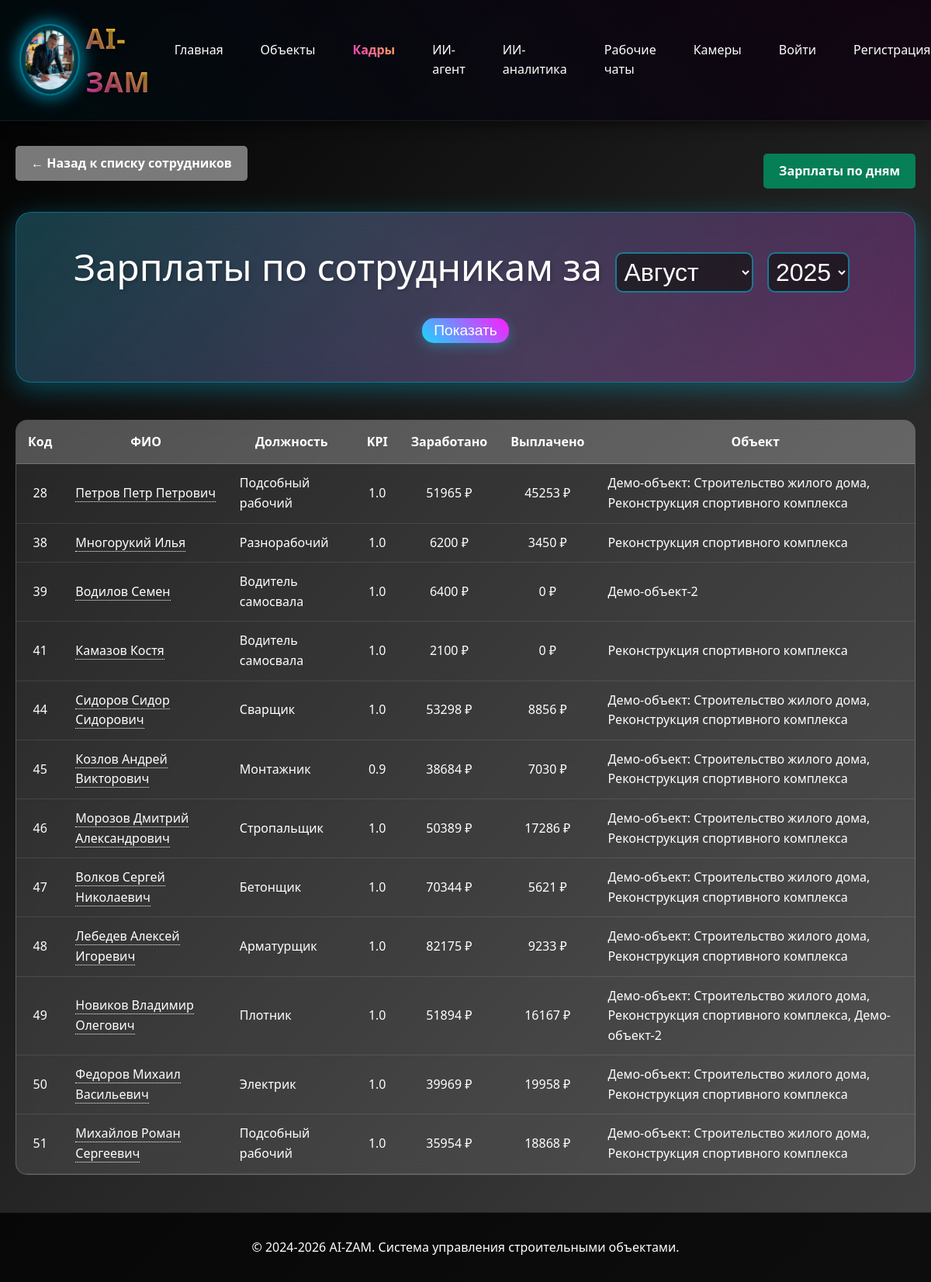
/sotrudniki/salaries/, run on the app's committed database.
### sotrudniki/models.py (models this page shows, shortened)
class Sotrudnik(models.Model):
    POL_CHOICES = [
        ('мужской', 'Мужской'),
        ('женский', 'Женский'),
    ]
    organizaciya = models.ForeignKey(
        Organizaciya,
        on_delete=models.CASCADE,
        verbose_name="Организация",
        related_name="sotrudniki",
        null=True,
        blank=True
    )
    fio = models.CharField(max_length=300, verbose_name="ФИО")
    data_rozhdeniya = models.DateField(verbose_name="Дата рождения")
    pol = models.CharField(
        max_length=10,
        choices=POL_CHOICES,
        verbose_name="Пол",
        null=True,
        blank=True
    )
    razmer_odezhdy = models.CharField(
        max_length=10,
        default="50-52",
        verbose_name="Размер одежды"
    )
    razmer_obuvi = models.CharField(
        max_length=5,
        default="43",
        verbose_name="Размер обуви"
    )
    razmer_golovnogo_ubora = models.CharField(
        max_length=5,
        default="55",
        verbose_name="Размер головного убора"
    )
    specialnost = models.ForeignKey(
        Specialnost,
        on_delete=models.SET_NULL,
        null=True,
        blank=True,
        verbose_name="Специальность"
    )
    podrazdelenie = models.ForeignKey(
        Podrazdelenie,
        on_delete=models.SET_NULL,
        null=True,
        blank=True,
        verbose_name="Подразделение"
    )
    data_priema = models.DateField(verbose_name="Дата приема")
    data_nachala_raboty = models.DateField(verbose_name="Дата начала работы")
    bazovoe_obuchenie = models.BooleanField(default=True, verbose_name="Базовое обучение")
    obuchenie_na_predpriyatii = models.BooleanField(default=True, verbose_name="Обучение на предприятии")
    med_osvidetelstvovanie = models.BooleanField(default=True, verbose_name="Мед.освидетельствование")
    dopusk_k_rabote = models.BooleanField(default=True, verbose_name="Допуск к работе")
    stazhirovka = models.BooleanField(default=True, verbose_name="Стажировка")
    siz = models.BooleanField(default=True, verbose_name="СИЗ")
    class Meta:
        verbose_name = "Сотрудник"
        verbose_name_plural = "Сотрудники"

class Specialnost(models.Model):
    nazvanie = models.CharField(max_length=200, verbose_name="Название специальности")
    kategoriya = models.CharField(max_length=200, verbose_name="Категория", null=True, blank=True)
    class Meta:
        verbose_name = "Специальность"
        verbose_name_plural = "Специальности"
    def __str__(self):
        return self.nazvanie

### object/models.py (models this page shows, shortened)
class Objekt(models.Model):
    STATUS_CHOICES = [
        ('планируется', 'Планируется'),
        ('в работе', 'В работе'),
        ('завершён', 'Завершён'),
    ]
    nazvanie = models.CharField(max_length=255, verbose_name="Название")
    organizacii = models.ManyToManyField(
        'sotrudniki.Organizaciya',
        verbose_name="Организации",
        blank=True,
        related_name="objekty"
    )
    otvetstvennyj = models.CharField(max_length=255, default="Иванов Иван Иванович", verbose_name="Ответственный")
    data_nachala = models.DateField(verbose_name="Дата начала")
    data_plan_zaversheniya = models.DateField(verbose_name="Дата план завершения")
    data_fakt_zaversheniya = models.DateField(null=True, blank=True, verbose_name="Дата факт завершения")
    status = models.CharField(max_length=20, choices=STATUS_CHOICES, default='планируется', verbose_name="Статус")
    is_active = models.BooleanField(default=True, verbose_name="Активный")
    sotrudniki = models.ManyToManyField(
        'sotrudniki.Sotrudnik',
        verbose_name="Сотрудники",
        blank=True,
        related_name="objekty_work",
        help_text="Сотрудники, работающие на данном объекте"
    )
    chat_id = models.CharField(max_length=255, null=True, blank=True, verbose_name="ID чата")
    demo = models.BooleanField(default=False, verbose_name="Демо")
    class Meta:
        verbose_name = "Объект"
        verbose_name_plural = "Объекты"
        db_table = 'objekt'

### sotrudniki/views.py (the view)
# urls.py: path('salaries/', views.salaries_list, name='salaries_list'),
def salaries_list(request):
    from datetime import datetime
    from object.models import ResursyPoObjektu, Resurs, UserProfile, Objekt
    from django.db.models import Q
    current_date = datetime.now()
    year = request.GET.get('year', str(current_date.year))
    month = request.GET.get('month', str(current_date.month))
    sort_by = request.GET.get('sort', '')
    order = request.GET.get('order', 'desc')
    if request.user.is_authenticated:
        user_profile, created = UserProfile.objects.get_or_create(user=request.user)
        user_organizations = user_profile.organizations.all()
        user_objects = Objekt.objects.filter(
            Q(organizacii__in=user_organizations) | Q(otvetstvennyj__icontains=request.user.get_full_name()),
            is_active=True
        ).distinct()
        sotrudniki_with_salary = Sotrudnik.objects.filter(
            sotrudnikizarplaty__data__year=year,
            sotrudnikizarplaty__data__month=month,
            sotrudnikizarplaty__objekt__in=user_objects
        ).select_related('specialnost').distinct()
    else:
        from django.db.models import Q
        demo_objects = Objekt.objects.filter(demo=True, is_active=True)
        demo_organizations = Organizaciya.objects.filter(demo=True, is_active=True)
        sotrudniki_with_salary = Sotrudnik.objects.filter(
            Q(sotrudnikizarplaty__objekt__in=demo_objects) | Q(organizaciya__in=demo_organizations),
            sotrudnikizarplaty__data__year=year,
            sotrudnikizarplaty__data__month=month
        ).select_related('specialnost').distinct()
    salaries_data = []
    for sotrudnik in sotrudniki_with_salary:
        zarplaty = SotrudnikiZarplaty.objects.filter(
            sotrudnik=sotrudnik,
            data__year=year,
            data__month=month
        ).select_related('objekt')
        zarabotano = 0
        vyplacheno = 0
        avg_kpi = 0
        objekty_list = []
        for zp in zarplaty:
            stavka = 0
            if sotrudnik.specialnost:
                resurs = Resurs.objects.filter(
                    naimenovanie__icontains=sotrudnik.specialnost.nazvanie,
                    edinica_izmereniya='час'
                ).first()
                if resurs:
                    resurs_po_objektu = ResursyPoObjektu.objects.filter(
                        objekt=zp.objekt,
                        resurs=resurs
                    ).first()
                    if resurs_po_objektu:
                        stavka = float(resurs_po_objektu.cena)
            summa = float(zp.kolichestvo_chasov) * float(zp.kpi) * stavka
            zarabotano += summa
            avg_kpi += float(zp.kpi)
            if zp.objekt.nazvanie not in objekty_list:
                objekty_list.append(zp.objekt.nazvanie)
            if zp.vydano:
                vyplacheno += summa
        avg_kpi = avg_kpi / len(zarplaty) if zarplaty else 0
        salaries_data.append({
            'sotrudnik': sotrudnik,
            'zarabotano': int(zarabotano),
            'vyplacheno': int(vyplacheno),
            'avg_kpi': round(avg_kpi, 1),
            'objekty': ', '.join(objekty_list)
        })
    if sort_by == 'zarabotano':
        salaries_data.sort(key=lambda x: x['zarabotano'], reverse=(order == 'desc'))
    elif sort_by == 'vyplacheno':
        salaries_data.sort(key=lambda x: x['vyplacheno'], reverse=(order == 'desc'))
    month_names_ru = {
        1: 'Январь', 2: 'Февраль', 3: 'Март', 4: 'Апрель',
        5: 'Май', 6: 'Июнь', 7: 'Июль', 8: 'Август',
        9: 'Сентябрь', 10: 'Октябрь', 11: 'Ноябрь', 12: 'Декабрь'
    }
    month_int = int(month)
    month_name_ru = month_names_ru.get(month_int, '')
    context = {
        'salaries_data': salaries_data,
        'year': year,
        'month': month,
        'month_name': f"{month_name_ru} {year}"
    }
    return render(request, 'sotrudniki/salaries_list.html', context)

### sotrudniki/templates/sotrudniki/salaries_list.html (shortened to what this page needs)
{% extends 'base/base.html' %}
{% block content %}
<div style="margin-bottom: 20px; display: flex; justify-content: space-between; align-items: center;">
    <a href="/sotrudniki/?podrazdelenie=3" class="back-btn">← Назад к списку сотрудников</a>
    <a href="{% url 'sotrudniki:daily_salaries' %}" style="background: rgba(0, 150, 100, 0.8); color: white; padding: 10px 20px; text-decoration: none; border-radius: 5px; font-weight: bold;">Зарплаты по дням</a>
</div>
<div class="page-title">
    <form method="get" style="display: inline-block;">
        Зарплаты по сотрудникам за
        <select name="month" style="padding: 5px; margin: 0 5px; background: rgba(0, 0, 0, 0.5); color: white; border: 1px solid rgba(255, 255, 255, 0.3); font-size: 2rem;">
            <option value="8" {% if month == '8' %}selected{% endif %}>Август</option>
        </select>
        <select name="year" style="padding: 5px; margin-right: 10px; background: rgba(0, 0, 0, 0.5); color: white; border: 1px solid rgba(255, 255, 255, 0.3); font-size: 2rem;">
            <option value="2025" {% if year == '2025' %}selected{% endif %}>2025</option>
        </select>
        <button type="submit" style="padding: 5px 15px; background: rgba(0, 150, 200, 0.8); color: white; border: none; border-radius: 3px; vertical-align: middle; font-size: 1.2rem;">Показать</button>
    </form>
</div>
<div class="salaries-table">
    <table>
        <thead>
            <tr>
                <th>Код</th>
                <th>ФИО</th>
                <th>Должность</th>
                <th>KPI</th>
                <th><a href="?sort=zarabotano&order={% if request.GET.sort == 'zarabotano' and request.GET.order == 'desc' %}asc{% else %}desc{% endif %}" style="color: white; text-decoration: none;">Заработано </a></th>
                <th><a href="?sort=vyplacheno&order={% if request.GET.sort == 'vyplacheno' and request.GET.order == 'desc' %}asc{% else %}desc{% endif %}" style="color: white; text-decoration: none;">Выплачено </a></th>
                <th>Объект</th>
            </tr>
        </thead>
        <tbody>
            {% for data in salaries_data %}
            <tr>
                <td>{{ data.sotrudnik.id }}</td>
                <td style="text-align: left;"><a href="/sotrudniki/salary/{{ data.sotrudnik.id }}/" style="color: white; text-decoration: none; border-bottom: 1px dotted white;">{{ data.sotrudnik.fio }}</a></td>
                <td style="text-align: left;">{{ data.sotrudnik.specialnost|default:"-" }}</td>
                <td>{{ data.avg_kpi }}</td>
                <td>{{ data.zarabotano }} ₽</td>
                <td>{{ data.vyplacheno }} ₽</td>
                <td style="text-align: left;">{{ data.objekty|default:"-" }}</td>
            </tr>
            {% empty %}
            <tr>
                <td colspan="7" style="text-align: center; color: rgba(255, 255, 255, 0.7);">Нет данных о зарплатах</td>
            </tr>
            {% endfor %}
        </tbody>
    </table>
</div>
{% endblock %}

### data on the page
Sotrudnik: sotrudnik.id "28", sotrudnik.fio "Петров Петр Петрович", sotrudnik.specialnost "Подсобный рабочий", avg_kpi "1.0", zarabotano "51965", vyplacheno "45253", objekty "Демо-объект: Строительство жилого дома, Реконструкция спортивного комплекса"
Sotrudnik: sotrudnik.id "38", sotrudnik.fio "Многорукий Илья", sotrudnik.specialnost "Разнорабочий", avg_kpi "1.0", zarabotano "6200", vyplacheno "3450", objekty "Реконструкция спортивного комплекса"
Sotrudnik: sotrudnik.id "39", sotrudnik.fio "Водилов Семен", sotrudnik.specialnost "Водитель самосвала", avg_kpi "1.0", zarabotano "6400", vyplacheno "0", objekty "Демо-объект-2"
Sotrudnik: sotrudnik.id "41", sotrudnik.fio "Камазов Костя", sotrudnik.specialnost "Водитель самосвала", avg_kpi "1.0", zarabotano "2100", vyplacheno "0", objekty "Реконструкция спортивного комплекса"
Sotrudnik: sotrudnik.id "44", sotrudnik.fio "Сидоров Сидор Сидорович", sotrudnik.specialnost "Сварщик", avg_kpi "1.0", zarabotano "53298", vyplacheno "8856", objekty "Демо-объект: Строительство жилого дома, Реконструкция спортивного комплекса"
Sotrudnik: sotrudnik.id "45", sotrudnik.fio "Козлов Андрей Викторович", sotrudnik.specialnost "Монтажник", avg_kpi "0.9", zarabotano "38684", vyplacheno "7030", objekty "Демо-объект: Строительство жилого дома, Реконструкция спортивного комплекса"
Sotrudnik: sotrudnik.id "46", sotrudnik.fio "Морозов Дмитрий Александрович", sotrudnik.specialnost "Стропальщик", avg_kpi "1.0", zarabotano "50389", vyplacheno "17286", objekty "Демо-объект: Строительство жилого дома, Реконструкция спортивного комплекса"
Sotrudnik: sotrudnik.id "47", sotrudnik.fio "Волков Сергей Николаевич", sotrudnik.specialnost "Бетонщик", avg_kpi "1.0", zarabotano "70344", vyplacheno "5621", objekty "Демо-объект: Строительство жилого дома, Реконструкция спортивного комплекса"
Sotrudnik: sotrudnik.id "48", sotrudnik.fio "Лебедев Алексей Игоревич", sotrudnik.specialnost "Арматурщик", avg_kpi "1.0", zarabotano "82175", vyplacheno "9233", objekty "Демо-объект: Строительство жилого дома, Реконструкция спортивного комплекса"
Sotrudnik: sotrudnik.id "49", sotrudnik.fio "Новиков Владимир Олегович", sotrudnik.specialnost "Плотник", avg_kpi "1.0", zarabotano "51894", vyplacheno "16167", objekty "Демо-объект: Строительство жилого дома, Реконструкция спортивного комплекса, Демо-объект-2"
Sotrudnik: sotrudnik.id "50", sotrudnik.fio "Федоров Михаил Васильевич", sotrudnik.specialnost "Электрик", avg_kpi "1.0", zarabotano "39969", vyplacheno "19958", objekty "Демо-объект: Строительство жилого дома, Реконструкция спортивного комплекса"
Sotrudnik: sotrudnik.id "51", sotrudnik.fio "Михайлов Роман Сергеевич", sotrudnik.specialnost "Подсобный рабочий", avg_kpi "1.0", zarabotano "35954", vyplacheno "18868", objekty "Демо-объект: Строительство жилого дома, Реконструкция спортивного комплекса"
